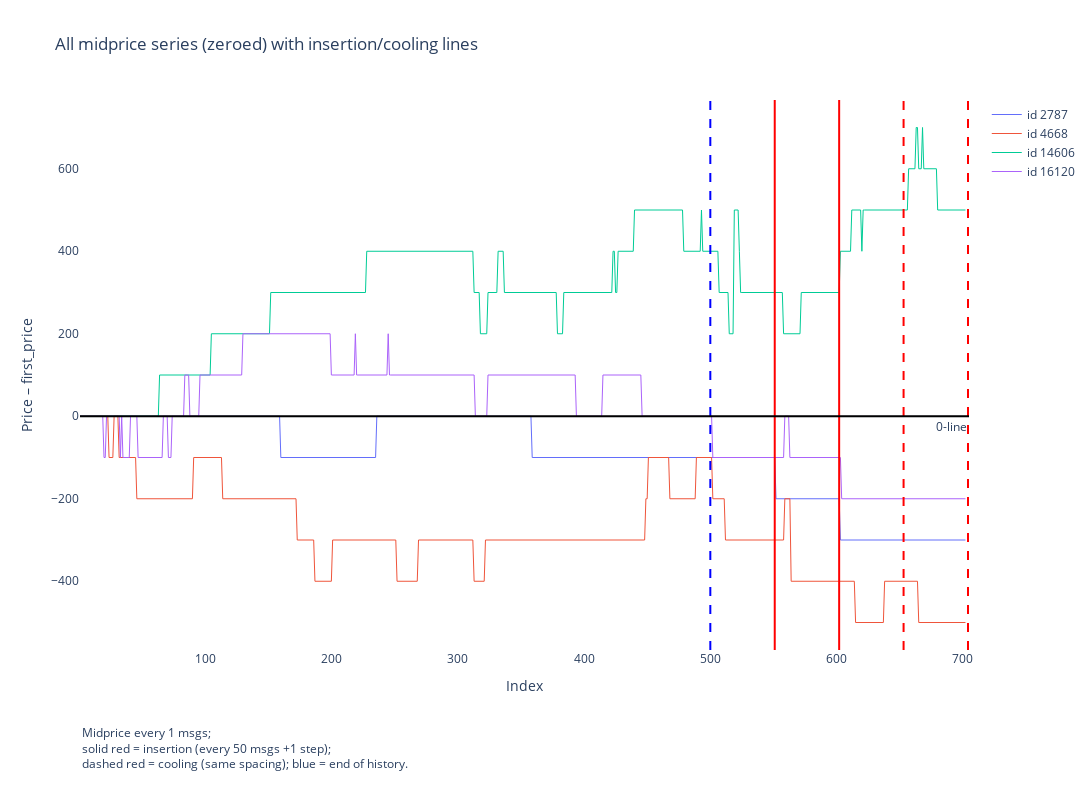

This figure's notebook cell:
### Code cell
fig = plot_midprice_series_with_insertions(
    merged=merged,
    all_series=all_series,
    x=x,
    hist_steps=hist_steps,
    gen_block=gen_block,
    num_insertions=num_insertions,
    num_coolings=num_coolings,
    n_gen_msgs=n_gen_msgs,
    midprice_step_size=midprice_step_size,
    height=800,
    width=1200,
)

### Figure 1 — Plotly figure (JSON) as saved in the notebook; plotly's stock layout.template omitted (floating-point values rounded to 4 significant figures; data arrays with more than 128 entries replaced by an {"elided": "..."} marker saying what was removed)
{"data": [{"hoverinfo": "skip", "line": {"width": 1}, "mode": "lines", "name": "id 2787", "opacity": 1, "type": "scatter", "x": {"elided": "702 int values"}, "y": {"elided": "702 int values"}}, {"hoverinfo": "skip", "line": {"width": 1}, "mode": "lines", "name": "id 4668", "opacity": 1, "type": "scatter", "x": {"elided": "702 int values"}, "y": {"elided": "702 int values"}}, {"hoverinfo": "skip", "line": {"width": 1}, "mode": "lines", "name": "id 14606", "opacity": 1, "type": "scatter", "x": {"elided": "702 int values"}, "y": {"elided": "702 int values"}}, {"hoverinfo": "skip", "line": {"width": 1}, "mode": "lines", "name": "id 16120", "opacity": 1, "type": "scatter", "x": {"elided": "702 int values"}, "y": {"elided": "702 int values"}}], "layout": {"annotations": [{"showarrow": false, "text": "0-line", "x": 1, "xanchor": "right", "xref": "x domain", "y": 0, "yanchor": "top", "yref": "y"}, {"align": "left", "showarrow": false, "text": "Midprice every 1 msgs;<br>solid red = insertion (every 50 msgs +1 step);<br>dashed red = cooling (same spacing); blue = end of history.", "x": 0, "xref": "paper", "y": -0.225, "yref": "paper"}], "height": 800, "hovermode": "x unified", "margin": {"b": 150}, "shapes": [{"line": {"color": "blue", "dash": "dash", "width": 2}, "type": "line", "x0": 500, "x1": 500, "xref": "x", "y0": 0, "y1": 1, "yref": "y domain"}, {"line": {"color": "red", "dash": "solid", "width": 2}, "type": "line", "x0": 551, "x1": 551, "xref": "x", "y0": 0, "y1": 1, "yref": "y domain"}, {"line": {"color": "red", "dash": "solid", "width": 2}, "type": "line", "x0": 602, "x1": 602, "xref": "x", "y0": 0, "y1": 1, "yref": "y domain"}, {"line": {"color": "red", "dash": "dash", "width": 2}, "type": "line", "x0": 653, "x1": 653, "xref": "x", "y0": 0, "y1": 1, "yref": "y domain"}, {"line": {"color": "red", "dash": "dash", "width": 2}, "type": "line", "x0": 704, "x1": 704, "xref": "x", "y0": 0, "y1": 1, "yref": "y domain"}, {"line": {"color": "black", "dash": "solid", "width": 2}, "type": "line", "x0": 0, "x1": 1, "xref": "x domain", "y0": 0, "y1": 0, "yref": "y"}], "title": {"text": "All midprice series (zeroed) with insertion/cooling lines"}, "width": 1200, "xaxis": {"showgrid": false, "title": {"text": "Index"}}, "yaxis": {"showgrid": false, "title": {"text": "Price – first_price"}}}}
